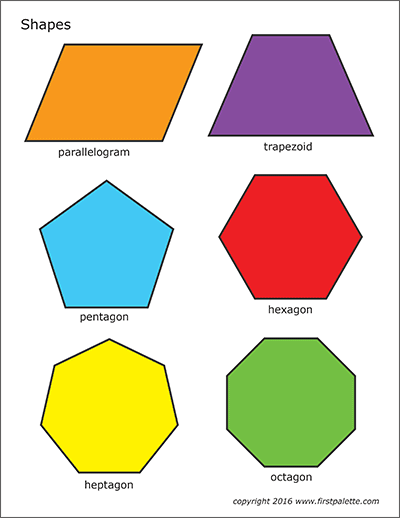
#> input picture 13) Detect Corners/shapes.jpg, 400 x 518 px
$ python corner_detection.py
#> lines starting #> are read from the running program, lines starting #| are printed output that depends on the picture; after the words box and inside, x2 and y2 are one past the last pixel; in counts of white or black regions, pixels touching at a corner belong together
import numpy as np
import cv2

img = cv2.imread('shapes.jpg')
#> img is the input picture: shape (518, 400, 3); mean B, G, R 184.9, 208.4, 219
gray = cv2.cvtColor(img,cv2.COLOR_BGR2GRAY)
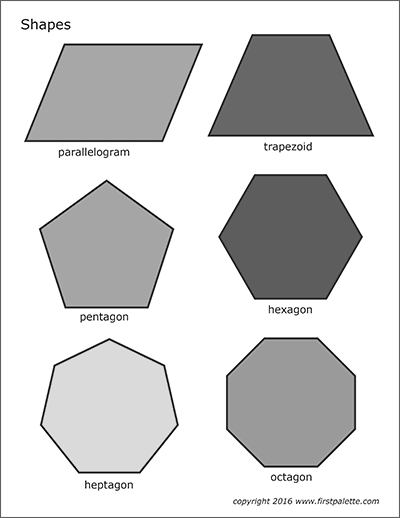
#> gray: shape (518, 400); min 2, max 255, mean 208.9
gray = np.float32(gray)

corners = cv2.goodFeaturesToTrack(gray, 80, 0.01, 10)
#> corners = 79 rows, first 8: [27, 26], [201, 44], [208, 135], [51, 24], [372, 135], [24, 141], [100, 314], [309, 308]
corners = np.int0(corners)
for corner in corners:
    x,y = corner.ravel()
    cv2.circle(img,(x,y),3,255,-1)
#> this loop made 79 passes
#> (x, y) on passes 1 to 12: (27, 26), (201, 44), (208, 135), (51, 24), (372, 135), (24, 141), (100, 314), (309, 308), (61, 24), (105, 482), (112, 317), (265, 144)
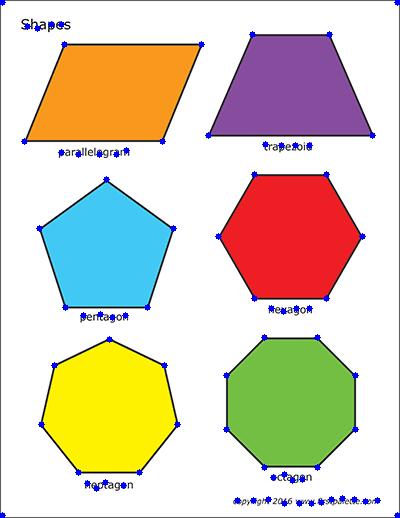
#> img: shape (518, 400, 3); 1.1% of pixels changed, all inside (x1, y1, x2, y2) = (0, 0, 400, 518)

cv2.imshow('Corner',img)
cv2.waitKey(0)
cv2.destroyAllWindows()
